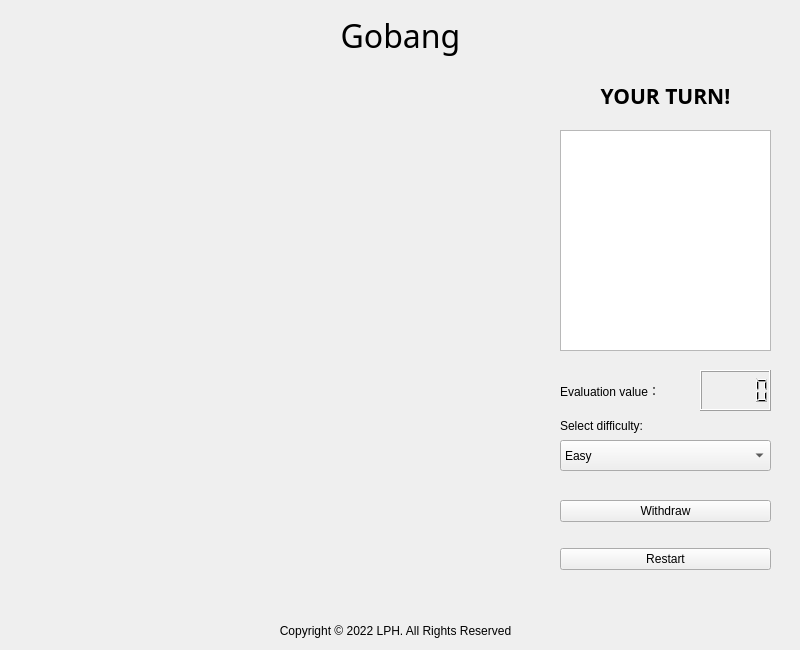
<?xml version="1.0" encoding="UTF-8"?>
<ui version="4.0">
 <class>Gobang</class>
 <widget class="QWidget" name="Gobang">
  <property name="geometry">
   <rect>
    <x>0</x>
    <y>0</y>
    <width>800</width>
    <height>650</height>
   </rect>
  </property>
  <property name="minimumSize">
   <size>
    <width>800</width>
    <height>650</height>
   </size>
  </property>
  <property name="maximumSize">
   <size>
    <width>800</width>
    <height>650</height>
   </size>
  </property>
  <property name="windowTitle">
   <string>Gobang</string>
  </property>
  <widget class="QLabel" name="Label_Title">
   <property name="geometry">
    <rect>
     <x>50</x>
     <y>0</y>
     <width>701</width>
     <height>71</height>
    </rect>
   </property>
   <property name="font">
    <font>
     <family>Lucida Handwriting</family>
     <pointsize>24</pointsize>
     <weight>50</weight>
     <italic>false</italic>
     <bold>false</bold>
    </font>
   </property>
   <property name="styleSheet">
    <string notr="true">font: 24pt &quot;Lucida Handwriting&quot;;</string>
   </property>
   <property name="text">
    <string>Gobang</string>
   </property>
   <property name="alignment">
    <set>Qt::AlignCenter</set>
   </property>
  </widget>
  <widget class="QLabel" name="Label_Copyright">
   <property name="geometry">
    <rect>
     <x>50</x>
     <y>610</y>
     <width>691</width>
     <height>41</height>
    </rect>
   </property>
   <property name="text">
    <string>Copyright © 2022 LPH. All Rights Reserved</string>
   </property>
   <property name="alignment">
    <set>Qt::AlignCenter</set>
   </property>
  </widget>
  <widget class="QWidget" name="layoutWidget">
   <property name="geometry">
    <rect>
     <x>560</x>
     <y>480</y>
     <width>211</width>
     <height>111</height>
    </rect>
   </property>
   <layout class="QVBoxLayout" name="verticalLayout">
    <item>
     <widget class="QPushButton" name="Button_Withdraw">
      <property name="text">
       <string>Withdraw</string>
      </property>
     </widget>
    </item>
    <item>
     <widget class="QPushButton" name="Button_Reset">
      <property name="text">
       <string>Restart</string>
      </property>
     </widget>
    </item>
   </layout>
  </widget>
  <widget class="QTextBrowser" name="Text_Information">
   <property name="geometry">
    <rect>
     <x>560</x>
     <y>130</y>
     <width>211</width>
     <height>221</height>
    </rect>
   </property>
  </widget>
  <widget class="QLabel" name="Label_SelectFunction">
   <property name="geometry">
    <rect>
     <x>560</x>
     <y>410</y>
     <width>201</width>
     <height>31</height>
    </rect>
   </property>
   <property name="text">
    <string>Select difficulty:</string>
   </property>
   <property name="wordWrap">
    <bool>true</bool>
   </property>
  </widget>
  <widget class="QComboBox" name="Combo_Difficulty">
   <property name="geometry">
    <rect>
     <x>560</x>
     <y>440</y>
     <width>211</width>
     <height>31</height>
    </rect>
   </property>
   <property name="focusPolicy">
    <enum>Qt::WheelFocus</enum>
   </property>
   <property name="autoFillBackground">
    <bool>false</bool>
   </property>
   <property name="currentText">
    <string>Easy</string>
   </property>
   <property name="sizeAdjustPolicy">
    <enum>QComboBox::AdjustToContentsOnFirstShow</enum>
   </property>
   <property name="placeholderText" stdset="0">
    <string/>
   </property>
   <item>
    <property name="text">
     <string>Easy</string>
    </property>
   </item>
   <item>
    <property name="text">
     <string>Normal</string>
    </property>
   </item>
   <item>
    <property name="text">
     <string>Hard</string>
    </property>
   </item>
   <item>
    <property name="text">
     <string>Master</string>
    </property>
   </item>
  </widget>
  <widget class="QLabel" name="label">
   <property name="geometry">
    <rect>
     <x>560</x>
     <y>380</y>
     <width>141</width>
     <height>21</height>
    </rect>
   </property>
   <property name="text">
    <string>Evaluation value：</string>
   </property>
  </widget>
  <widget class="QLCDNumber" name="LCD_Value">
   <property name="geometry">
    <rect>
     <x>700</x>
     <y>370</y>
     <width>71</width>
     <height>41</height>
    </rect>
   </property>
  </widget>
  <widget class="QLabel" name="Label_Turn">
   <property name="geometry">
    <rect>
     <x>560</x>
     <y>70</y>
     <width>211</width>
     <height>51</height>
    </rect>
   </property>
   <property name="font">
    <font>
     <family>Agency FB</family>
     <pointsize>16</pointsize>
     <weight>75</weight>
     <bold>true</bold>
    </font>
   </property>
   <property name="text">
    <string>YOUR TURN!</string>
   </property>
   <property name="textFormat">
    <enum>Qt::AutoText</enum>
   </property>
   <property name="alignment">
    <set>Qt::AlignCenter</set>
   </property>
   <property name="wordWrap">
    <bool>true</bool>
   </property>
  </widget>
 </widget>
 <resources/>
 <connections/>
</ui>
